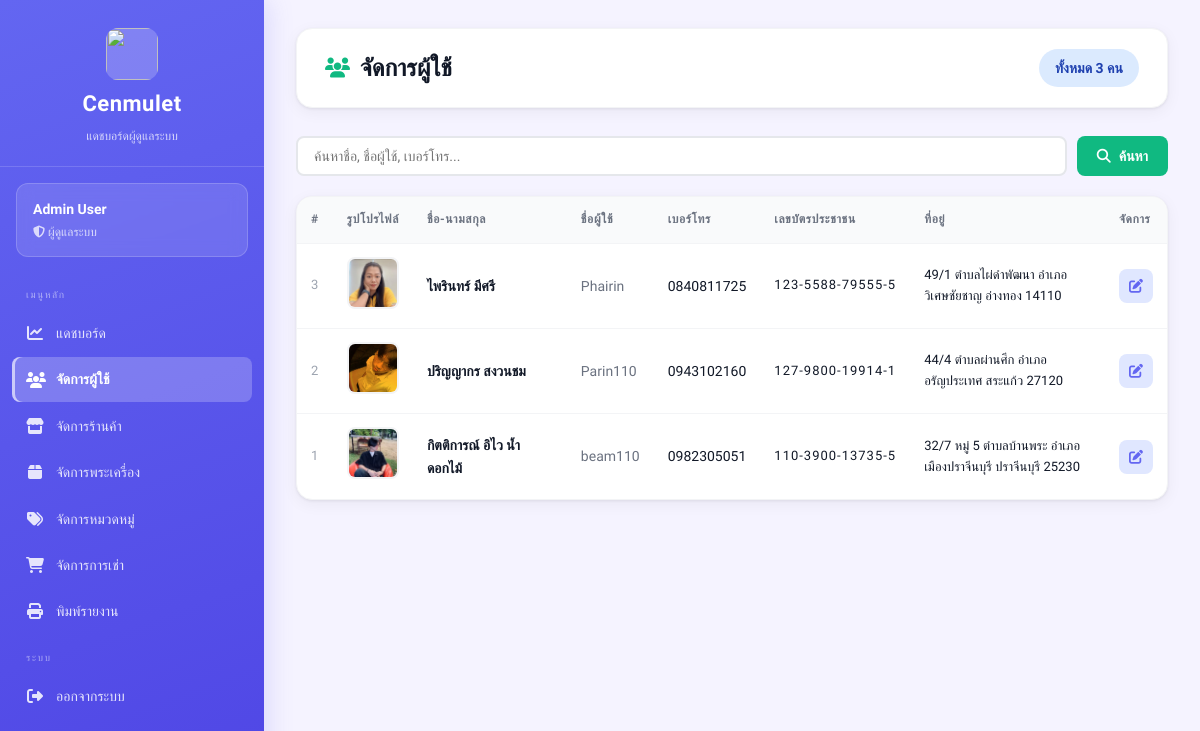
Screenshot of /views/admin/users.php (signed in) with the database file from the repository.
### tables this page shows
CREATE TABLE users (
    id INTEGER PRIMARY KEY AUTOINCREMENT,
    fullname TEXT,
    username TEXT UNIQUE,
    password TEXT,
    tel TEXT,
    address TEXT,
    image TEXT,
    id_per TEXT
);

### views/admin/users.php (the view, shortened to what this page needs)
<?php
require_once __DIR__ . "/../../config/db.php";
$admin_id = $_SESSION['user_id'];
$stmt = $db->prepare("SELECT * FROM admins WHERE id = :id");
$stmt->execute([':id' => $admin_id]);
$admin = $stmt->fetch(PDO::FETCH_ASSOC);
$search = trim($_GET['search'] ?? '');
$where  = $search ? "WHERE fullname LIKE :q OR username LIKE :q OR tel LIKE :q" : "";
$stmt = $db->prepare("SELECT * FROM users $where ORDER BY id DESC");
$stmt->execute();
$users = $stmt->fetchAll(PDO::FETCH_ASSOC);
$total           = $db->query("SELECT COUNT(*) FROM users")->fetchColumn();
?>
<!DOCTYPE html>
<html lang="th">
<head>
    <link rel="stylesheet" href="/public/css/dashboard.css">
    <link rel="stylesheet" href="https://cdnjs.cloudflare.com/ajax/libs/font-awesome/6.5.1/css/all.min.css">
</head>
<body class="admin">
<div class="dashboard-container">
<?php include __DIR__ . '/_sidebar.php'; ?>
<main class="main-content">
    <div class="top-bar">
        <h1><i class="fa-solid fa-users"></i> จัดการผู้ใช้</h1>
        <span class="badge badge-info" style="font-size:14px;padding:8px 16px">
            ทั้งหมด <?php echo number_format($total); ?> คน
        </span>
    </div>
    <form method="GET" style="margin-bottom:20px;display:flex;gap:10px">
        <input type="text" name="search" value="<?php echo htmlspecialchars($search); ?>"
               placeholder="ค้นหาชื่อ, ชื่อผู้ใช้, เบอร์โทร..."
               style="flex:1;padding:10px 16px;border:2px solid #e5e7eb;border-radius:8px;font-family:inherit;font-size:14px">
        <button type="submit" class="btn btn-primary">
            <i class="fa-solid fa-search"></i> ค้นหา
        </button>
    </form>
    <div class="card">
        <div class="table-wrapper">
        <?php if (count($users) > 0): ?>
        <table>
            <thead>
                <tr>
                    <th>#</th>
                    <th>รูปโปรไฟล์</th>
                    <th>ชื่อ-นามสกุล</th>
                    <th>ชื่อผู้ใช้</th>
                    <th>เบอร์โทร</th>
                    <th>เลขบัตรประชาชน</th>
                    <th>ที่อยู่</th>
                    <th>จัดการ</th>
                </tr>
            </thead>
            <tbody>
            <?php foreach ($users as $u): ?>
            <?php $uB64 = base64_encode(json_encode([
                'id'       => (int)$u['id'],
                'fullname' => $u['fullname'],
                'username' => $u['username'],
                'tel'      => $u['tel'] ?? '',
                'id_per'   => $u['id_per'] ?? '',
                'address'  => $u['address'] ?? '',
            ], JSON_UNESCAPED_UNICODE)); ?>
            <tr class="clickable-row" onclick="openEdit('<?php echo $uB64; ?>')" style="cursor:pointer">
                <td style="color:#9ca3af;font-size:13px"><?php echo $u['id']; ?></td>
                <td>
                    <?php if (!empty($u['image'])): ?>
                    <img src="/uploads/users/<?php echo htmlspecialchars($u['image']); ?>"
                         class="product-img" alt="">
                    <?php else: ?>
                    <div class="no-image"><i class="fa-solid fa-user"></i></div>
                    <?php endif; ?>
                </td>
                <td><strong><?php echo htmlspecialchars($u['fullname']); ?></strong></td>
                <td style="color:#6b7280"><?php echo htmlspecialchars($u['username']); ?></td>
                <td><?php echo htmlspecialchars($u['tel'] ?? '-'); ?></td>
                <td style="font-size:13px;letter-spacing:1px">
                    <?php
                    $idp = $u['id_per'] ?? '';
                    echo $idp ? substr($idp,0,3).'-'.substr($idp,3,4).'-'.substr($idp,7,5).'-'.substr($idp,12) : '-';
                    ?>
                </td>
                <td style="font-size:13px;max-width:200px;word-break:break-word">
                    <?php echo htmlspecialchars($u['address'] ?? '-'); ?>
                </td>
                <td onclick="event.stopPropagation()">
                    <button onclick="openEdit('<?php echo $uB64; ?>')"
                        class="btn-icon" title="แก้ไข"
                        style="background:#e0e7ff;color:#6366f1;border-color:#c7d2fe">
                        <i class="fa-solid fa-pen-to-square"></i>
                    </button>
                </td>
            </tr>
            <?php endforeach; ?>
            </tbody>
        </table>
        <?php endif; ?>
        </div>
    </div>
</main>
</div>
</body>
</html>

### views/admin/_sidebar.php (shortened to what this page needs)
<?php
$current = basename($_SERVER['PHP_SELF']);
?>
<aside class="sidebar admin">
    <div class="sidebar-header">
        <img src="/public/images/image.png" alt="">
        <h2>Cenmulet</h2>
        <p>แดชบอร์ดผู้ดูแลระบบ</p>
    </div>
    <div class="sidebar-user">
        <h3><?php echo htmlspecialchars($admin['fullname']); ?></h3>
        <p><i class="fa-solid fa-shield-halved"></i> ผู้ดูแลระบบ</p>
    </div>
    <ul class="sidebar-menu">
        <li class="menu-sep">เมนูหลัก</li>
        <li>
            <a href="/views/admin/dashboard.php"
               class="<?php echo $current === 'dashboard.php' ? 'active' : ''; ?>">
                <i class="fa-solid fa-chart-line"></i> แดชบอร์ด
            </a>
        </li>
        <li>
            <a href="/views/admin/users.php"
               class="<?php echo $current === 'users.php' ? 'active' : ''; ?>">
                <i class="fa-solid fa-users"></i> จัดการผู้ใช้
            </a>
        </li>
        <li>
            <a href="/views/admin/sellers.php"
               class="<?php echo in_array($current, ['sellers.php','approve_sellers.php']) ? 'active' : ''; ?>">
                <i class="fa-solid fa-store"></i> จัดการร้านค้า
            </a>
        </li>
        <li>
            <a href="/views/admin/products.php"
               class="<?php echo $current === 'products.php' ? 'active' : ''; ?>">
                <i class="fa-solid fa-box"></i> จัดการพระเครื่อง
            </a>
        </li>
        <li>
            <a href="/views/admin/categories.php"
               class="<?php echo $current === 'categories.php' ? 'active' : ''; ?>">
                <i class="fa-solid fa-tags"></i> จัดการหมวดหมู่
            </a>
        </li>
        <li>
            <a href="/views/admin/orders.php"
               class="<?php echo $current === 'orders.php' ? 'active' : ''; ?>">
                <i class="fa-solid fa-cart-shopping"></i> จัดการการเช่า
            </a>
        </li>
        <li>
            <a href="/views/admin/report.php"
               class="<?php echo $current === 'report.php' ? 'active' : ''; ?>">
                <i class="fa-solid fa-print"></i> พิมพ์รายงาน
            </a>
        </li>
        <li class="menu-sep">ระบบ</li>
        <li>
            <a href="/auth/logout.php">
                <i class="fa-solid fa-right-from-bracket"></i> ออกจากระบบ
            </a>
        </li>
    </ul>
</aside>

### rows the page displays
users: id "3", image (picture), fullname "ไพรินทร์ มีศรี", username "Phairin", tel "0840811725", id_per "123", id_per "5588", id_per "79555", id_per "5", address "49/1 ตำบลไผ่ดำพัฒนา อำเภอวิเศษชัยชาญ อ่างทอง 14110"
users: id "2", image (picture), fullname "ปริญญากร สงวนชม", username "Parin110", tel "0943102160", id_per "127", id_per "9800", id_per "19914", id_per "1", address "44/4 ตำบลผ่านศึก อำเภออรัญประเทศ สระแก้ว 27120"
users: id "1", image (picture), fullname "กิตติการณ์ อิไว น้ำดอกไม้", username "beam110", tel "0982305051", id_per "110", id_per "3900", id_per "13735", id_per "5", address "32/7 หมู่ 5 ตำบลบ้านพระ อำเภอเมืองปราจีนบุรี ปราจีนบุรี 25230"

### other values shown
$admin['fullname'] "Admin User"
$total "3"
